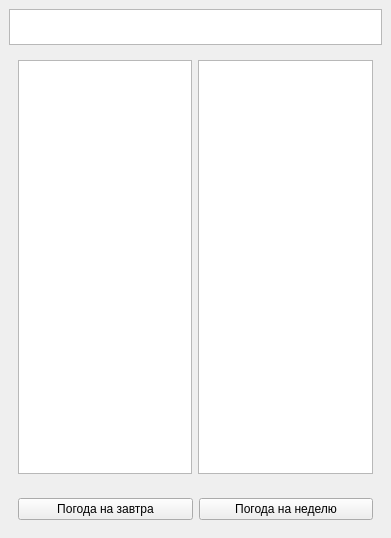
<?xml version="1.0" encoding="UTF-8"?>
<ui version="4.0">
 <class>MainWindow</class>
 <widget class="QMainWindow" name="MainWindow">
  <property name="geometry">
   <rect>
    <x>0</x>
    <y>0</y>
    <width>391</width>
    <height>538</height>
   </rect>
  </property>
  <property name="cursor">
   <cursorShape>ArrowCursor</cursorShape>
  </property>
  <property name="windowTitle">
   <string>MainWindow</string>
  </property>
  <widget class="QWidget" name="centralwidget">
   <layout class="QVBoxLayout" name="verticalLayout">
    <item>
     <widget class="QListWidget" name="listWidget_3">
      <property name="maximumSize">
       <size>
        <width>16777215</width>
        <height>36</height>
       </size>
      </property>
      <property name="font">
       <font>
        <family>Times New Roman</family>
        <pointsize>16</pointsize>
       </font>
      </property>
     </widget>
    </item>
    <item>
     <widget class="QWidget" name="widget_2" native="true">
      <layout class="QHBoxLayout" name="horizontalLayout_2">
       <item>
        <widget class="QListWidget" name="listWidget"/>
       </item>
       <item>
        <widget class="QListWidget" name="listWidget_2"/>
       </item>
      </layout>
     </widget>
    </item>
    <item>
     <widget class="QWidget" name="widget" native="true">
      <layout class="QHBoxLayout" name="horizontalLayout">
       <item>
        <widget class="QPushButton" name="pushButton">
         <property name="cursor">
          <cursorShape>PointingHandCursor</cursorShape>
         </property>
         <property name="text">
          <string>Погода на завтра</string>
         </property>
        </widget>
       </item>
       <item>
        <widget class="QPushButton" name="pushButton_2">
         <property name="cursor">
          <cursorShape>PointingHandCursor</cursorShape>
         </property>
         <property name="text">
          <string>Погода на неделю</string>
         </property>
        </widget>
       </item>
      </layout>
     </widget>
    </item>
   </layout>
  </widget>
 </widget>
 <resources/>
 <connections/>
</ui>
